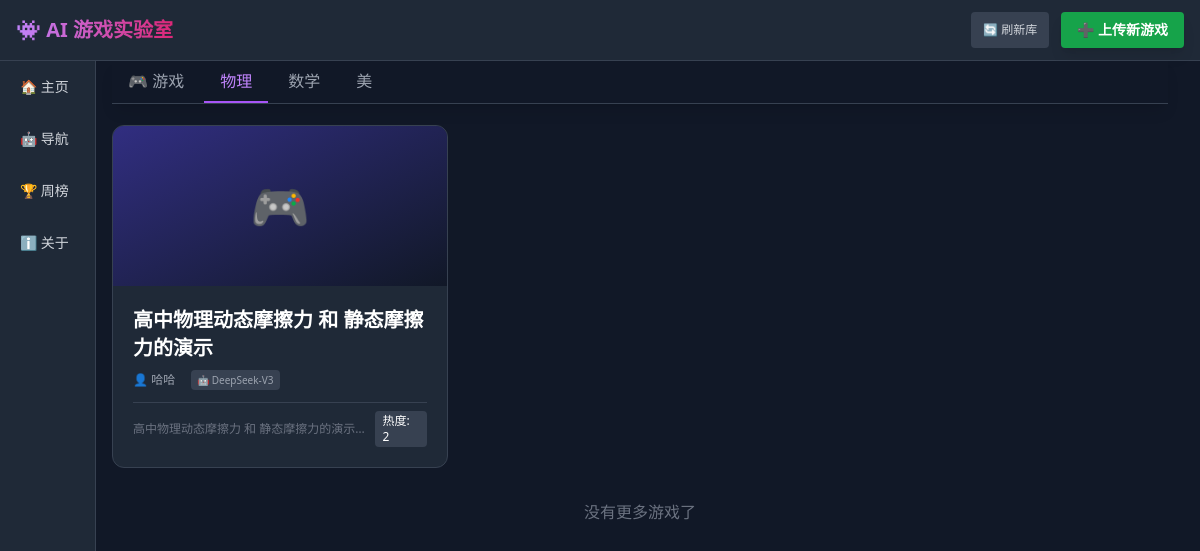
/?category_id=2, run on the app's committed database.
### database.py (models this page shows)
class Category(Base):
    __tablename__ = "categories"
    id = Column(Integer, primary_key=True, index=True)
    name = Column(String, unique=True, index=True)
    created_at = Column(DateTime, default=datetime.utcnow)

class Game(Base):
    __tablename__ = "games"
    id = Column(Integer, primary_key=True, index=True)
    title = Column(String)
    description = Column(String)
    filename = Column(String, unique=True)
    html_code = Column(Text)
    author = Column(String, default="匿名玩家")
    ai_model = Column(String, default="Unknown") # 例如 GPT-4o
    prompt = Column(Text, default="")            # 提示词
    category_id = Column(Integer, default=1)      # 分类ID，默认1（游戏）
    is_multi_file = Column(Integer, default=0)   # 0=单文件, 1=多文件(zip)
    directory_name = Column(String, default="")  # 多文件游戏的目录名
    edit_password = Column(String, default="")   # 编辑密码
    rating = Column(Float, default=0)            # 综合平均分
    rating_total = Column(Integer, default=0)    # 总评分
    rating_count = Column(Integer, default=0)    # 评分次数
    views = Column(Integer, default=0)
    created_at = Column(DateTime, default=datetime.utcnow)

### routers/games.py (the view)
@router.get("/", response_class=HTMLResponse)
async def index(request: Request, category_id: int = None, page: int = 1, db: Session = Depends(get_db)):
    categories = db.query(Category).all()
    per_page = 12
    offset = (page - 1) * per_page
    if not category_id:
        category_id = 1
    query = db.query(Game).filter(Game.category_id == category_id)
    total_games = query.count()
    games = query.order_by(Game.views.desc()).offset(offset).limit(per_page).all()
    return templates.TemplateResponse(
        "index.html",
        {
            "request": request,
            "games": games,
            "categories": categories,
            "selected_category": category_id,
            "current_page": page,
            "total_pages": (total_games + per_page - 1) // per_page
        }
    )

### templates/index.html (shortened to what this page needs)
{% extends "base.html" %}
{% block content %}
    <div class="fixed top-[3.8rem] left-[7rem] right-[2rem] z-50 bg-gray-900 pt-0 pb-0 shadow-lg border-b border-gray-700">
        <div class="flex space-x-1 overflow-x-auto">
            <a href="/" class="px-4 py-2 whitespace-nowrap transition-all duration-300 border-b-2 {% if not selected_category %}border-purple-500 text-purple-400{% else %}border-transparent text-gray-400 hover:text-gray-300{% endif %}">
                🎮 游戏
            </a>
            {% for category in categories %}
            {% if category.name != "游戏" %}
            <a href="/?category_id={{ category.id }}" class="px-4 py-2 whitespace-nowrap transition-all duration-300 border-b-2 {% if selected_category == category.id %}border-purple-500 text-purple-400{% else %}border-transparent text-gray-400 hover:text-gray-300{% endif %}">
                {{ category.name }}
            </a>
            {% endif %}
            {% endfor %}
        </div>
    </div>
    <div id="games-container"
         class="pt-8 grid grid-cols-1 md:grid-cols-2 lg:grid-cols-3 gap-6"
         data-total-pages="{{ total_pages }}"
         data-selected-category="{{ selected_category if selected_category is not none else '' }}">
        {% for game in games %}
        <a href="/play/{{ game.id }}" class="group bg-gray-800 rounded-xl overflow-hidden border border-gray-700 hover:border-purple-500 hover:shadow-2xl hover:shadow-purple-500/20 transition-all duration-300">
            <div class="h-40 bg-gradient-to-br from-indigo-900 to-gray-900 flex items-center justify-center text-5xl group-hover:scale-110 transition-transform">
                🎮
            </div>
            <div class="p-5">
                <h3 class="text-xl font-bold mb-2 group-hover:text-purple-400 transition">{{ game.title }}</h3>
                <div class="flex items-center gap-4 text-xs text-gray-400 mb-3">
                    <span>👤 {{ game.author }}</span>
                    <span class="bg-gray-700 px-1.5 py-0.5 rounded text-[10px]">🤖 {{ game.ai_model }}</span>
                </div>
                <div class="flex justify-between items-center text-xs text-gray-500 border-t border-gray-700 pt-2">
                    <span class="line-clamp-1">
                        {{ game.description or '暂无简介' }}
                    </span>
                    <span class="bg-gray-700 text-white px-2 py-0.5 rounded">热度: {{ game.views }}</span>
                </div>
            </div>
        </a>
        {% endfor %}
    </div>
    <div id="no-more" class="col-span-full text-center py-8 text-gray-500 hidden">
        <p>没有更多游戏了</p>
    </div>
</div>
{% endblock %}

### data on the page
Category: name "物理"
Category: name "数学"
Category: name "美"
Game: title "高中物理动态摩擦力 和 静态摩擦力的演示", author "哈哈", ai_model "DeepSeek-V3", description "高中物理动态摩擦力…", views "2"
